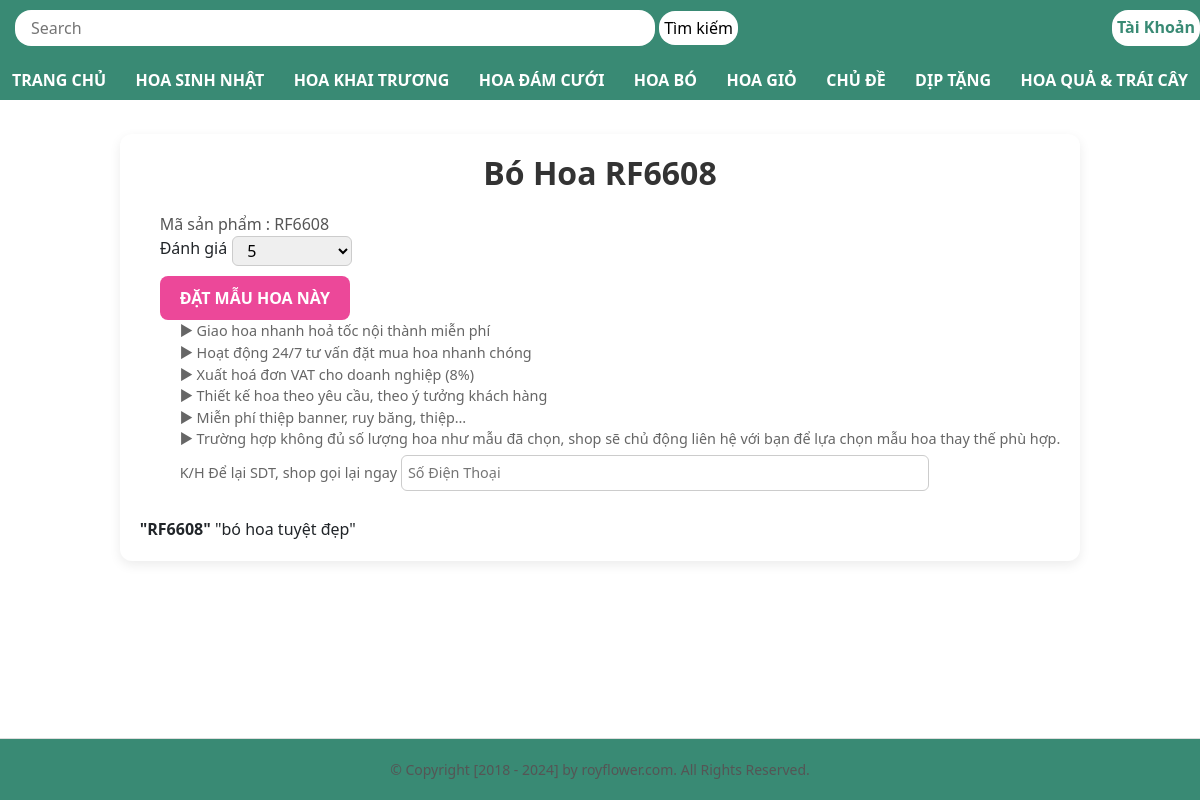
Page /detail/1/ on the committed database.
### shop/models.py (models this page shows, shortened)
class Product(models.Model):
    category_choices = [
        (1,"Bó Hoa"),(2,"Giỏ Hoa"),
        (3,"Hoa Đám Cưới"),(4,"Hoa Khai Trương"),
        (5,"Hoa Sinh Nhật"),(6,"Hoa Tình Yêu"),
        (7,"Hoa Baby"),(8,"Cúc Mẫu Đơn"),
        (9,"Chậu Lan Hồ Điệp"),(10,"Hoa Tốt Ngiệp"),
        (11,"Giỏ Trái Cây"),(12,"Mâu Hoa Mới"),
    ]
    name = models.CharField(max_length=50,default="abc",blank=True)
    category = models.IntegerField(choices=category_choices, default=1)
    product_code = models.CharField(max_length=255)
    price = models.DecimalField(max_digits=10 , decimal_places=3)
    image = models.ImageField(null=True , blank=True)
    description = models.TextField(null=True , max_length=255)

### shop/views.py (the view)
# urls.py: path("detail/<int:product_id>/",views.detail_view,name='detail'),
def detail_view(request,product_id):
    product = get_object_or_404(Product,id = product_id)
    return render(request,"shop/detail.html",{'product': product})

### shop/templates/shop/detail.html (shortened to what this page needs)
{% extends "shop/base.html" %}
{% block header %}
    {{ block.super }}
{% endblock header %}
{% block container %}
<form method="POST" action="{% url 'add_to_cart' product.id %}" class="max-w-6xl mx-auto p-4 md:p-8">
    <div class="grid grid-cols-1">
        <div class="row">
            <div class="padding">
                <div class="detail">
                   <h1 class="detail-header">
                    {{product.name}}
                   </h1>
                    <div class="detail_content">
                    <div class="deatil_description">
                        <div class="detail_code">Mã sản phẩm : {{product.product_code}}</div>
                        <div class="detail_rate">
                        <p>Đánh giá</p>
                        <select name="" id="vote_result">
                            <option value="5" selected="selected">5</option>
                        </select>
                        </div>
                        <button type = "submit" class="btn-detail-submit">
                            ĐẶT MẪU HOA NÀY
                        </button>
                        <ul class="detail_waring">
                            <li class="detail-waring_list">► Giao hoa nhanh hoả tốc nội thành miễn phí</li>
                            <li class="detail-waring_list">► Hoạt động 24/7 tư vấn đặt mua hoa nhanh chóng</li>
                            <li class="detail-waring_list">► Xuất hoá đơn VAT cho doanh nghiệp (8%)</li>
                            <li class="detail-waring_list">► Thiết kế hoa theo yêu cầu, theo ý tưởng khách hàng</li>
                            <li class="detail-waring_list">► Miễn phí thiệp banner, ruy băng, thiệp…</li>
                            <li class="detail-waring_list">► Trường hợp không đủ số lượng hoa như mẫu đã chọn, shop sẽ chủ động liên hệ với bạn để lựa chọn mẫu hoa thay thế phù hợp.</li>
                            <li class="detail-waring_list">K/H Để lại SDT, shop gọi lại ngay
                                <input class="" type="text" placeholder="Số Điện Thoại">
                            </li>
                        </ul>
                    </div>
                    </div>
                    <div class="detail_mota">
                        <span class="detail_mota_code">"{{product.product_code}}"</span>
                        <span class="detail_mota_description">"{{product.description}}"</span>
                    </div>
                </div>
            </div>
        </div>
    </div>
</form>
{% endblock container %}

### shop/static/css/style.css (style rules this page uses)
.padding { display: flex; padding-top: 110px; gap: 20px; }

### shop/static/css/main.css (style rules this page uses)
* { padding: 0; margin: 0; box-sizing: border-box; }
:root { --primary-color-header : #398a74 ; --primary-color-white : #ffffff ; --primary-color-hover : #42a1ff ; --primary-font-16 : 16px ; }
.grid { max-width: 1200px; margin: 0 auto; height: 100% ; }

### shop/static/css/detail.css (style rules this page uses)
.detail { height: 100%; padding: 20px; background-color: #fff; border-radius: 12px; box-shadow: 0 4px 12px rgba(0, 0, 0, 0.08); }
.detail-header { text-align: center; font-size: 2rem; font-weight: 600; color: #333; margin-bottom: 20px; }
.detail_content { display: flex; flex-direction: column; gap: 20px; }
@media (min-width: 768px) { .detail_content { flex-direction: row; } }
.detail_code { font-size: 1rem; color: #555; }
.detail_rate { display: flex; }
.detail_rate select { padding: 5px 10px; border-radius: 6px; border: 1px solid #ccc; margin-left: 5px; }
.btn-detail-submit { background-color: #ec4899; color: white; padding: 10px 20px; font-weight: bold; border-radius: 8px; border: none; cursor: pointer; transition: background-color 0.3s ease; }
#vote_result { width: 120px; margin-bottom: 4px; height: 30px; padding: 0 0 0 10px; }
.detail_waring { list-style-type: disc; list-style: none; padding-left: 20px; font-size: 0.9rem; color: #666; }
.detail-waring_list input { margin-top: 5px; padding: 6px; border-radius: 6px; border: 1px solid #ccc; width: 60%; }
.detail_mota { margin-top: 10px; }
form.max-w-6xl.mx-auto.p-4.md\:p-8 { flex: 1; }

### shop/static/css/search.css (style rules this page uses)
.detail_waring { list-style: none; }
.detail_mota_code { font-weight: 700; }

### rows in the picture
Product: name "Bó Hoa RF6608", product_code "RF6608", description "bó hoa tuyệt đẹp"
